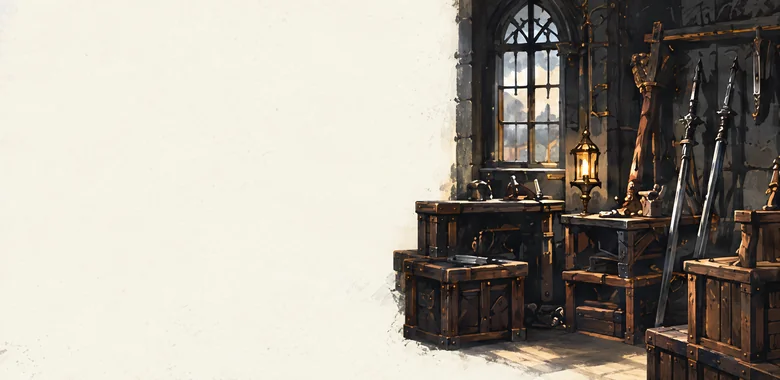
#> input picture project/assets/ui-r21/bg-equipment.webp, 780 x 380 px, given in place of 01-companions-1.png, which was not available
$ python town_r21_round2_assets.py
#> lines starting #> are read from the running program, lines starting #| are printed output that depends on the picture; after the words box and inside, x2 and y2 are one past the last pixel; in counts of white or black regions, pixels touching at a corner belong together
"""Trace approved ink/architecture and icons into vectors; never trace portraits/type."""
from pathlib import Path
import json, hashlib
import cv2
import numpy as np
from PIL import Image
R=Path(__file__).resolve().parents[1]
O=R/'verification/town-r21'; A=R/'project/assets/ui-r21'
baseline=O/'round2-before.json'
if not baseline.exists():
    baseline.write_text(json.dumps({p.relative_to(R).as_posix():hashlib.sha256(p.read_bytes()).hexdigest() for base in ['project','tools'] for p in (R/base).rglob('*') if p.is_file() and '.godot' not in p.parts and p.suffix not in ['.import','.pyc']},indent=2),encoding='utf-8')
specs=[]
def trace(name,key,rect,layers=('ink',),exclude=()):
#> called with name = 'nav-home', key = '01-companions-1', rect = (28, 773, 56, 800), layers = ('ink',), exclude = ()
    source=O/'panels'/f'{key}.png'; a=np.array(Image.open(source).convert('RGB').crop(rect)); h,w=a.shape[:2]
#> after `a = np.array(Image.open(source).convert('RGB').crop(rect))`: a: shape (27, 28, 3); every value is 0
#> after `h, w = a.shape[:2]`: h = 27; w = 28
    paths=[]; counts={}
    for kind in layers:
        mask=(np.max(a,axis=2)<125) if kind=='ink' else ((a[:,:,0]>170)&(a[:,:,1]<125)&(a[:,:,2]<95))
        for x,y,r,b in exclude: mask[y:b,x:r]=False
        contours,_=cv2.findContours(mask.astype('uint8'),cv2.RETR_LIST,cv2.CHAIN_APPROX_SIMPLE)
        parts=[]
        for c in contours:
            if cv2.contourArea(c)<.6:continue
            points=cv2.approxPolyDP(c,.22,True)[:,0,:]
            parts.append('M'+' L'.join(f'{x},{y}' for x,y in points)+' Z')
        counts[kind]=len(parts)
        paths.append('<path fill="'+('#111715' if kind=='ink' else '#d83219')+'" fill-rule="evenodd" d="'+' '.join(parts)+'"/>')
#> this loop made 1 pass
#> contours on pass 1: [[[0, 0], [0, 26], [27, 26], [27, 0]]]
#> after the loop, counts = {'ink': 1}; paths = 1 item
    content=''.join(paths)
    if name.startswith('nav-'): content=content.replace('#111715','#ffffff').replace('#d83219','#ffffff')
    (A/f'{name}.svg').write_text(f'<svg xmlns="http://www.w3.org/2000/svg" width="{w}" height="{h}" viewBox="0 0 {w} {h}">'+content+'</svg>',encoding='utf-8')
    specs.append(dict(name=name,source=str(source),sha256=hashlib.sha256(source.read_bytes()).hexdigest(),crop_xyxy=rect,excluded_xyxy=exclude,layers=counts,approximation_px=.22))
for name,x in [('home',42),('party',118),('gate',195),('bag',274),('journal',349)]:
    trace('nav-'+name,'01-companions-1',(x-14,773,x+14,800),('red',) if name=='party' else ('ink',))
trace('town-city-left','00-town-approved-direction-0',(0,330,103,458))
#> in trace (call 6), `a = np.array(Image.open(source).convert('RGB').crop(rect))`:
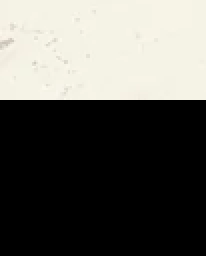
#> a: shape (128, 103, 3) (shown 2 times larger); mean R, G, B 95.6, 94.6, 89.6
#> the loop in trace (call 6), `for kind in layers:` made 1 pass
#> (kind, contours) on pass 1: ('ink', [[[0, 50], [0, 127], [102, 127], [102, 50]]])
#> pass 1, in trace (call 6), `mask=(np.max(a,axis=2)<125) if kind=='ink' else ((a[:,:,0]>170)&(a[:,:..`:
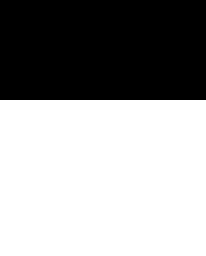
#> mask: shape (128, 103) bool (shown 2 times larger); 60.9% white; 1 black region, box (x1, y1, x2, y2) and area: (0, 0, 103, 50) 5150
trace('town-city-right','00-town-approved-direction-0',(335,254,390,455),('ink','red'))
#> in trace (call 7), `a = np.array(Image.open(source).convert('RGB').crop(rect))`:
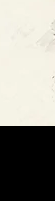
#> a: shape (201, 55, 3); mean R, G, B 153.1, 151.5, 143.5
#> the loop in trace (call 7), `for kind in layers:` made 2 passes
#> contours on pass 1: [[[0, 126], [0, 200], [54, 200], [54, 126]]]
#> pass 1, in trace (call 7), `mask=(np.max(a,axis=2)<125) if kind=='ink' else ((a[:,:,0]>170)&(a[:,:..`:
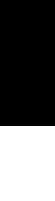
#> mask: shape (201, 55) bool; 37.3% white; 1 white region, box (x1, y1, x2, y2) and area: (0, 126, 55, 201) 4125
#> after the loop in trace (call 7), `for kind in layers:`: counts = {'ink': 1, 'red': 0}; paths = 2 items
trace('town-depart','00-town-approved-direction-0',(135,631,376,698),('ink',))
#> in trace (call 8), `a = np.array(Image.open(source).convert('RGB').crop(rect))`: a: shape (67, 241, 3); every value is 0
trace('detail-city','01-companions-1',(286,0,390,141),('ink','red'))
#> in trace (call 9), `a = np.array(Image.open(source).convert('RGB').crop(rect))`:
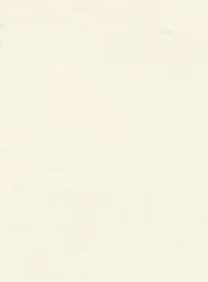
#> a: shape (141, 104, 3) (shown 2 times larger); mean R, G, B 245.3, 242.7, 229.9
#> after the loop in trace (call 9), `for kind in layers:`: counts = {'ink': 0, 'red': 0}; paths = 2 items
#> (the run stopped early here; a loop or call above may not have finished)
